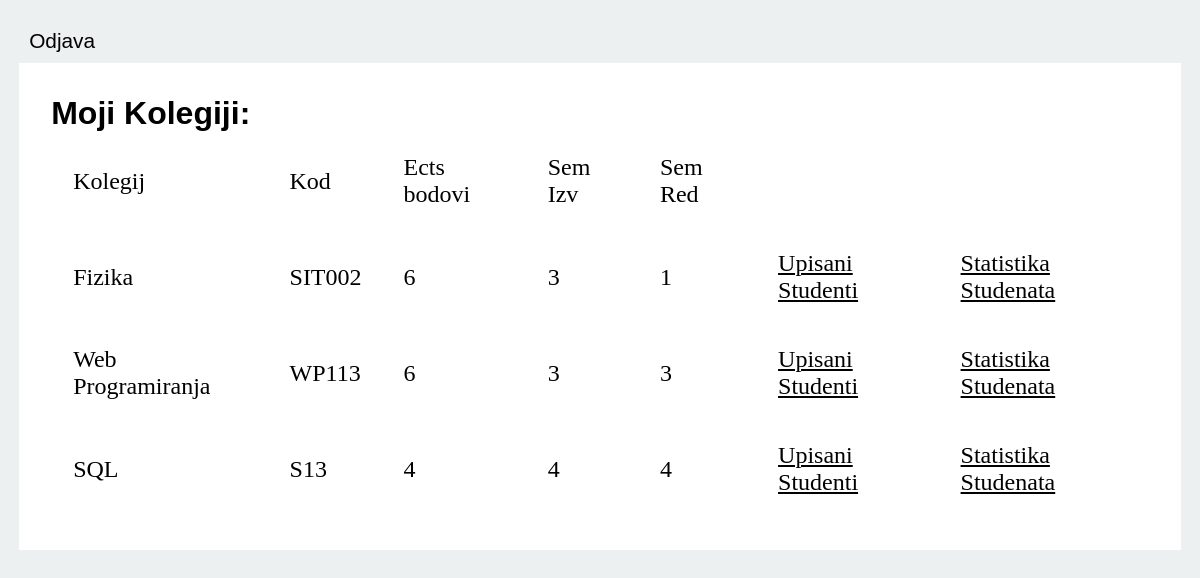
Screenshot of /professor/ (signed in) with the database file from the repository.
### app/models.py (models this page shows)
class Predmet(models.Model):
    IZBORNI = (('DA', 'da'), ('NE', 'ne'))
    name =  models.CharField(max_length = 60)
    code = models.CharField(max_length = 30)
    program = models.CharField(max_length=50)
    ects = models.IntegerField()
    user = models.ForeignKey(Korisnik,on_delete=models.CASCADE,blank=True, null=True)
    sem_red = models.IntegerField(default=1)
    sem_izv = models.IntegerField(default=1)
    izborni = models.CharField(max_length=50, choices=IZBORNI,default='NE')
    def __str__(self):
        return '%s %s %s %s' % (self.name, self.code,self.ects, self.user)

### app/decorators.py (the view)
    def wrap(request,*args, **kwargs):
        str_request = str(request.user.role).lower()
        if str_request == correct_role:
            return function(request,*args, **kwargs)
        else:
            if str_request == another_role:
                return redirect(first_url)
            else:
                return redirect(second_url)

### app/models.py (called while the page is built)
    def __str__(self):
        return self.role

    def __str__(self):
        return '%s %s %s' % (self.username,self.email,self.role)

### app/views.py (called while the page is built)
@login_required(login_url='login')
@professor_required
def professor(request):
    user = request.user
    subjects =Predmet.objects.filter(user_id = user.id)
    print(subjects)
    return render(request, 'professor.html', {'data':user,'subjects':subjects})

### app/templates/professor.html (shortened to what this page needs)
{%extends 'base.html' %}
{%block professor %}
<section class="professor">
            <nav>
                <form id="logout-form" action="{% url 'logout' %}" method="post" >
                    <button type="submit" class="main-btn">Odjava</button>
                </form>
            </nav>
            <div class="content-container">
                {%if enrollment %}
                    <a href="{% url 'professor'%}">Nazad</a>
                    <h2>{{enrollment.0.subject_name}}</h2>
                    <table>
                        {% for student in enrollment %}
                            {%if student.status == 'P' %}
                        <tr>
                            <td><li>{{student.username}}</li></td>
                            <td><li>Polozio</li></td>
                        </tr>
                            {%elif student.status == 'N' %}
                            <td><li>{{student.username}}</li></td>
                            <td><li>Nije Polozio</li></td>
                        {%endif%}
                        {% endfor %}
                    </table>
                    <h3>Broj upisanih na kolegij : {{enrolled}}</h3>
                    <h3>Izgubljeno pravo : {{failed}}</h3>
                    <h3>Broj polozenih : {{passed}}</h3>
                {%else%}
                <h2>Moji Kolegiji:</h2>
                <ul>
                    <table>
                        <tr>
                            <td><li>Kolegij</li></td>
                            <td><li>Kod</li></td>
                            <td><li>Ects bodovi</li></td>
                            <td><li>Sem Izv</li></td>
                            <td><li>Sem Red</li></td>
                        </tr>
                    {% for subject in subjects %}
                        <tr>
                            <td><li>{{ subject.name}}</li></td>
                            <td><li>{{ subject.code}}</li></td>
                            <td><li>{{ subject.ects}}</li></td>
                            <td><li>{{ subject.sem_izv}}</li></td>
                            <td><li>{{ subject.sem_red}}</li></td>
                            <td><a href="{%url 'professor_enrolled_student' subject.id %}" >Upisani Studenti </a></td>
                            <td><a href="{%url 'student_statistics_by_subject' subject.id %}">Statistika Studenata </a></td>
                        </tr>
                        {% endfor %}
                    </table>
                </ul>
            {%endif%}
            </div>
</section>
{%endblock%}

### app/templates/base.html (shortened to what this page needs)
<!DOCTYPE html>
<html lang="en">
<head>
    {% load static %}
    <link rel="stylesheet" type="text/css" href="{% static 'style.css' %}">
</head>
<body>
        <section>
            {% block professor %}
            {% endblock %}
        </section>
</body>
</html>

### app/static/style.css (style rules this page uses)
* { margin: 0; padding: 0; box-sizing: border-box; }
body { margin: 1rem; padding: 0.2rem; background-color: #ecf0f1; }
h2 { font-size: 2rem; font-family: Helvetica, sans-serif; }
td { padding: 20px; margin: 10px; }
td li { list-style-type: none; font-size: 1.5rem; }
a,label { font-size: 1.5rem; color: black; }
.main-btn { background-color: transparent; border: 0; padding: 10px; font-size: 1.3rem; font-weight: 300; }
.content-container { padding: 2rem; background-color: white }

### rows the page displays
Predmet: name "Fizika", code "SIT002", ects "6", sem_izv "3", sem_red "1"
Predmet: name "Web Programiranja", code "WP113", ects "6", sem_izv "3", sem_red "3"
Predmet: name "SQL", code "S13", ects "4", sem_izv "4", sem_red "4"
